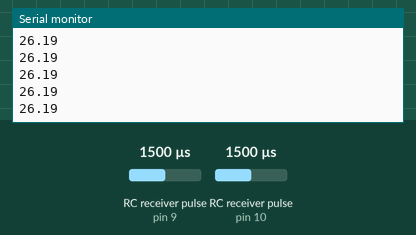
Bench run of a sketch on a simulated Arduino Uno, built with avr-gcc and run on an emulated ATmega328P. Shown: the last lines printed to the serial monitor. Wiring (inferred from the names in the program): 2 × RC receiver channel: data pin 9 / data pin 10. Inputs (shaded band) come from the test bench; at power-on: RC receiver pulse (sensors on pin 9, pin 10) 1500 µs.

Above: at 1.2 s.
1.3 s: RC receiver pulse (sensor on pin 9) set to 1020 µs
At 2.0 s:
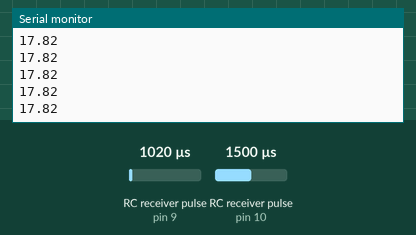
2.8 s: RC receiver pulse (sensor on pin 9) set to 1250 µs
At 3.3 s:
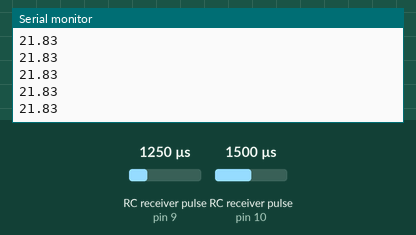
Timing chart, 0 to 5.8 s (numbered marks = the images above; inputs shaded):
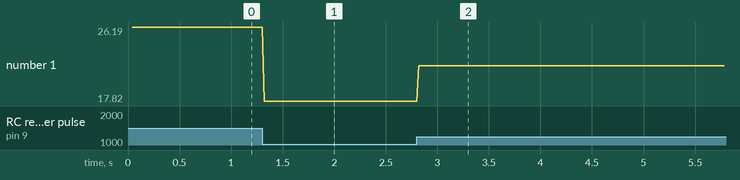

The sketch:

2cho1motor.ino
```cpp
#define choLeft 10
#define choRight 9
#define motor 8

void setup() {
  // put your setup code here, to run once:
  Serial.begin(9600);
}

void loop() {
  // put your main code here, to run repeatedly:
  pinMode(choLeft, OUTPUT);
  digitalWrite(choLeft, LOW);
  delayMicroseconds(2);
  digitalWrite(choLeft, HIGH);
  delayMicroseconds(5);
  digitalWrite(choLeft, LOW);

  pinMode(choRight, OUTPUT);
  digitalWrite(choRight, LOW);
  delayMicroseconds(2);
  digitalWrite(choRight, HIGH);
  delayMicroseconds(5);
  digitalWrite(choRight, LOW);

  pinMode(choLeft, INPUT);
  double duration = pulseIn(choLeft, HIGH);
  double cmLeft = duration * 349 / 10000 / 2;

    pinMode(choRight, INPUT);
  duration = pulseIn(choRight, HIGH);
  double cmRight = duration * 349 / 10000 / 2;

  if(cmLeft < 100 && cmRight < 100)
  digitalWrite(motor, LOW);
  else
    digitalWrite(motor, HIGH);
  Serial.println(cmRight);
}
```

Measured:
- after the input at 1.3 s, the serial monitor: prints a new line at once (image 1)
- after the input at 2.8 s, the serial monitor: prints a new line at once (image 2)
- plotted number 1: 26.19 → 17.82 after the input at 1.3 s, 17.82 → 21.83 after the input at 2.8 s
